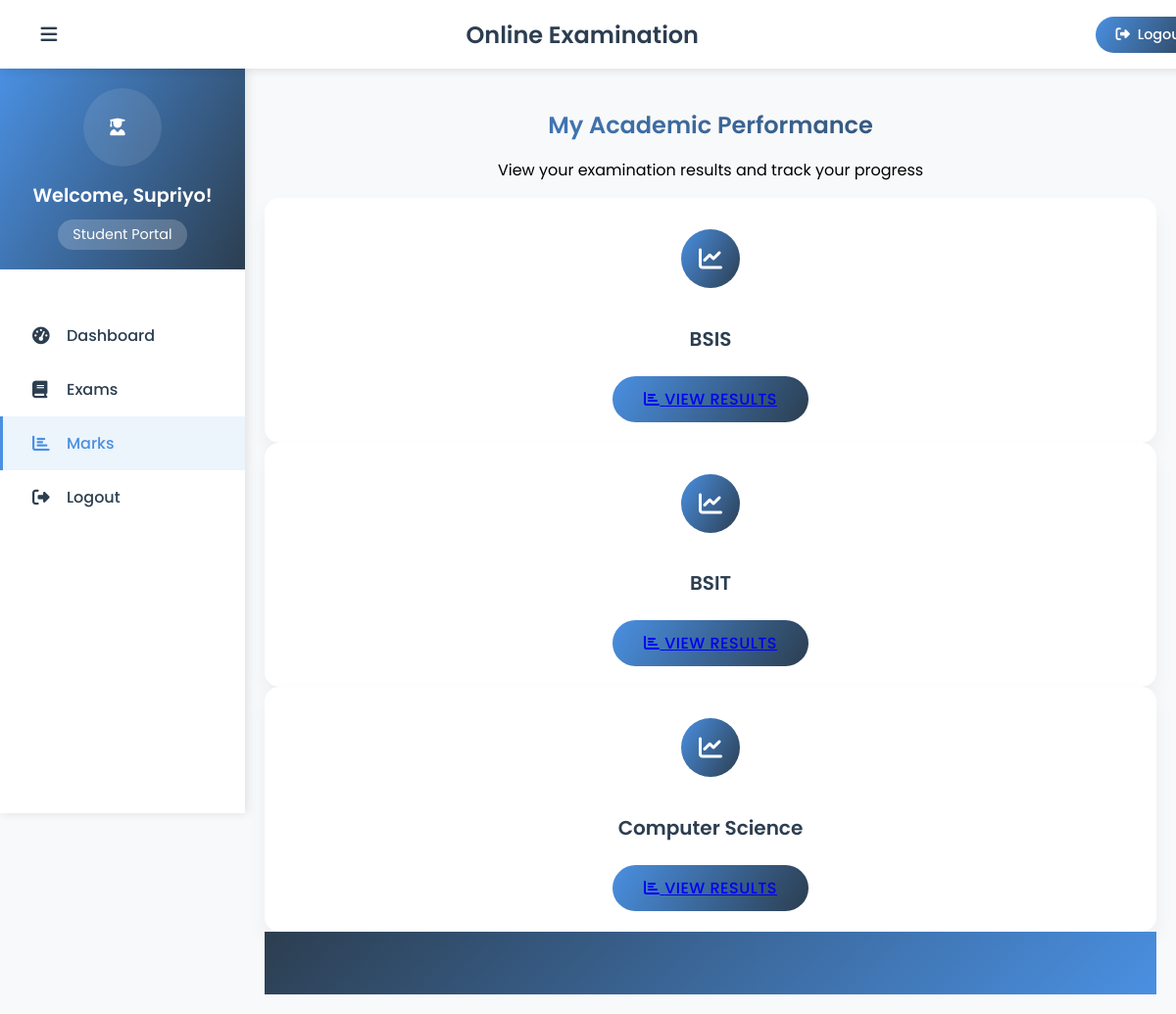
/student/student-marks (signed in), run on the app's committed database.
### exam/models.py (models this page shows, shortened)
class Course(models.Model):
   course_name = models.CharField(max_length=50)
   question_number = models.PositiveIntegerField()  # Total number of questions in the course
   total_marks = models.PositiveIntegerField()

### student/views.py (the view)
# urls.py: path('student-marks', views.view_marks, name='student-marks'),
@login_required(login_url='studentlogin')
@user_passes_test(is_student)
def view_marks(request):
    courses = exam_models.Course.objects.all()
    return render(request, 'student/student_marks.html', {'courses': courses})

### student/views.py (called while the page is built)
def is_student(user):
    return user.groups.filter(name='STUDENT').exists()

### templates/student/student_marks.html (shortened to what this page needs)
{% extends 'student/studentbase.html' %}
{% block content %}
{%load static%}
<div class="container py-5">
    <div class="marks-header mb-4">
        <h2 class="text-gradient">My Academic Performance</h2>
        <p class="text-muted">View your examination results and track your progress</p>
    </div>
    <div class="row g-4">
        {% for t in courses %}
        <div class="col-md-6 col-lg-4">
            <div class="marks-card">
                <div class="marks-card-content">
                    <div class="marks-icon">
                        <i class="fas fa-chart-line"></i>
                    </div>
                    <h4 class="marks-title">{{t.course_name}}</h4>
                    <div class="marks-actions">
                        <a href="{% url 'check-marks' t.id %}" class="btn btn-primary">
                            <i class="fas fa-chart-bar me-2"></i>
                            View Results
                        </a>
                    </div>
                </div>
            </div>
        </div>
        {% endfor %}
    </div>
</div>
{% endblock content %}

### templates/student/studentbase.html (shortened to what this page needs)
<!DOCTYPE html>
{% load static %}
<html lang="en" dir="ltr">
<head>
  <link rel="stylesheet" href="https://cdnjs.cloudflare.com/ajax/libs/font-awesome/6.4.0/css/all.min.css">
</head>
<body>
  <header>
    <div class="header-content">
      <label for="check">
        <i class="fas fa-bars" id="sidebar_btn"></i>
      </label>
      <div class="left_area">
        <h3>Online Examination</h3>
      </div>
      <div class="right_area">
        <a href="/logout" class="logout_btn">
          <i class="fas fa-sign-out-alt"></i>
          Logout
        </a>
      </div>
    </div>
  </header>
  <div class="sidebar">
    <div class="sidebar-header">
      <div class="portal-icon">
        <i class="fas fa-user-graduate"></i>
      </div>
      <h4 class="welcome-text">Welcome, {{request.user.first_name}}!</h4>
      <span class="role-badge">Student Portal</span>
    </div>
    <div class="sidebar-menu">
      <a href="/student/student-dashboard" class="{% if request.path == '/student/student-dashboard' %}active{% endif %}">
        <i class="fas fa-tachometer-alt"></i>
        <span>Dashboard</span>
      </a>
      <a href="/student/student-exam" class="{% if request.path == '/student/student-exam' %}active{% endif %}">
        <i class="fas fa-book"></i>
        <span>Exams</span>
      </a>
      <a href="/student/student-marks" class="{% if request.path == '/student/student-marks' %}active{% endif %}">
        <i class="fas fa-chart-bar"></i>
        <span>Marks</span>
      </a>
      <a href="/student/logout" class="logout-link">
        <i class="fas fa-sign-out-alt"></i>
        <span>Logout</span>
      </a>
    </div>
  </div>
  <div class="content">
    {% block content %}{% endblock %}
    {% include "exam/footer.html" %}
  </div>
</body>
</html>

### templates/student/studentbase.html (style rules this page uses)
:root { --primary-color: #4a90e2; --primary-rgb: 74, 144, 226; --secondary-color: #2c3e50; --accent-color: #e74c3c; --success-color: #2ecc71; --text-color: #333; --light-bg: #f8f9fa; }
body { margin: 0; padding: 0; font-family: 'Poppins', sans-serif; background-color: var(--light-bg); }
header { position: fixed; padding: 15px 30px; width: 100%; z-index: 1000; background: white; box-shadow: 0 2px 10px rgba(0, 0, 0, 0.1); }
.header-content { display: flex; justify-content: space-between; align-items: center; max-width: 1400px; margin: 0 auto; }
.left_area h3 { margin: 0; font-size: 1.5rem; font-weight: 600; color: var(--secondary-color); }
.logout_btn { padding: 8px 20px; background: linear-gradient(120deg, var(--primary-color), var(--secondary-color)); text-decoration: none; border-radius: 50px; font-size: 0.9rem; font-weight: 500; color: white; transition: all 0.3s ease; display: flex; align-items: center; gap: 8px; }
.sidebar { background: white; margin-top: 70px; padding-top: 30px; position: fixed; left: 0; width: 250px; height: calc(100vh - 70px); transition: all 0.3s ease; box-shadow: 2px 0 10px rgba(0, 0, 0, 0.1); display: flex; flex-direction: column; }
.sidebar-header { text-align: center; padding: 20px; background: linear-gradient(120deg, var(--primary-color), var(--secondary-color)); color: white; margin: -30px 0 20px; }
.portal-icon { width: 80px; height: 80px; background: rgba(255, 255, 255, 0.1); backdrop-filter: blur(10px); border-radius: 50%; display: flex; align-items: center; justify-content: center; margin: 0 auto 15px; font-size: 2rem; }
.welcome-text { font-size: 1.2rem; font-weight: 600; margin: 0; }
.role-badge { display: inline-block; padding: 5px 15px; background: rgba(255, 255, 255, 0.2); border-radius: 50px; font-size: 0.9rem; margin-top: 10px; }
.sidebar-menu { flex-grow: 1; padding: 20px 0; }
.sidebar a { color: var(--secondary-color); display: flex; align-items: center; padding: 15px 30px; text-decoration: none; transition: all 0.3s ease; border-left: 3px solid transparent; font-weight: 500; }
.sidebar a.active { background: rgba(var(--primary-rgb), 0.1); color: var(--primary-color); border-left-color: var(--primary-color); }
.sidebar i { width: 25px; margin-right: 10px; font-size: 1.1rem; }
.content { margin-left: 250px; padding: 90px 20px 20px; min-height: 100vh; background: var(--light-bg); transition: all 0.3s ease; }
label #sidebar_btn { font-size: 1.2rem; color: var(--secondary-color); cursor: pointer; transition: all 0.3s ease; width: 40px; height: 40px; display: flex; align-items: center; justify-content: center; border-radius: 10px; }

### templates/student/student_marks.html (style rules this page uses)
.marks-header { text-align: center; }
.text-gradient { background: linear-gradient(120deg, var(--primary-color), var(--secondary-color)); -webkit-background-clip: text; -webkit-text-fill-color: transparent; font-weight: 600; margin-bottom: 1rem; }
.marks-card { background: white; border-radius: 15px; box-shadow: 0 10px 20px rgba(0,0,0,0.05); transition: all 0.3s ease; height: 100%; overflow: hidden; }
.marks-card-content { padding: 2rem; text-align: center; }
.marks-icon { width: 60px; height: 60px; background: linear-gradient(120deg, var(--primary-color), var(--secondary-color)); border-radius: 50%; display: flex; align-items: center; justify-content: center; margin: 0 auto 1.5rem; }
.marks-icon i { font-size: 24px; color: white; }
.marks-title { color: var(--secondary-color); font-size: 1.25rem; font-weight: 600; margin-bottom: 1.5rem; min-height: 2.5em; display: flex; align-items: center; justify-content: center; }
.marks-actions { margin-top: auto; }
.btn-primary { padding: 0.75rem 2rem; border-radius: 50px; font-weight: 500; text-transform: uppercase; letter-spacing: 0.5px; background: linear-gradient(120deg, var(--primary-color), var(--secondary-color)); border: none; transition: all 0.3s ease; }

### templates/exam/footer.html (style rules this page uses)
p { text-align: center; }

### data on the page
Course: course_name "BSIS"
Course: course_name "BSIT"
Course: course_name "Computer Science"

### other printed values
{{ request.user.first_name }} "Supriyo"
